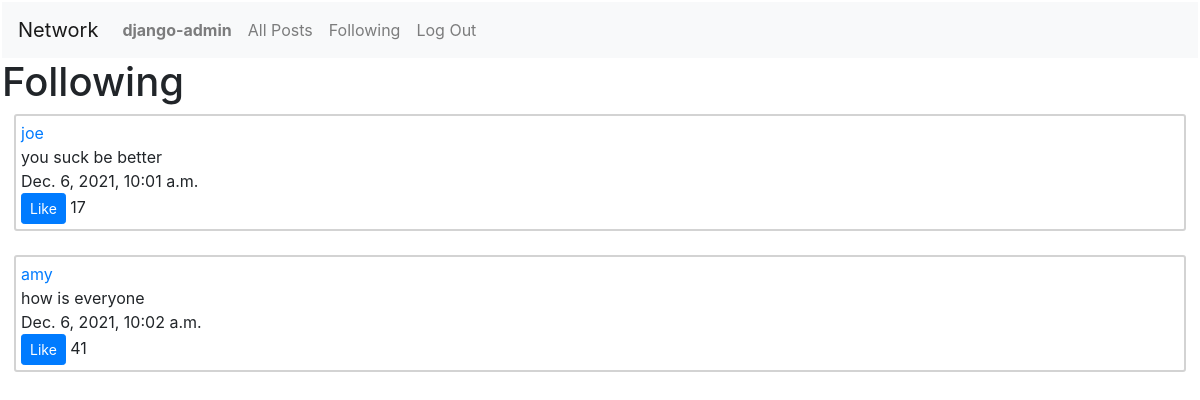
Page /following (signed in) on the earlier database version.
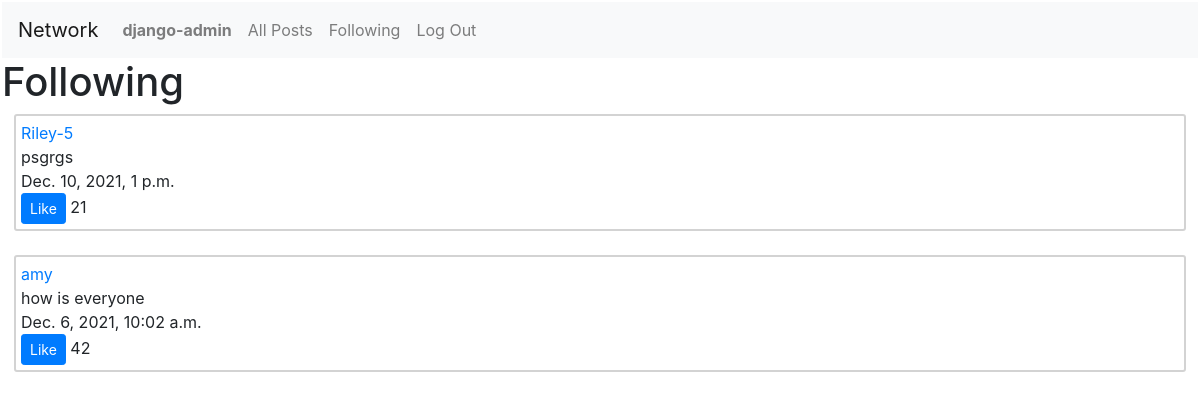
Same page on the later database version.
### network/models.py (models this page shows, shortened)
class Post(models.Model):
    content = models.TextField()
    dateTime = models.DateTimeField(auto_now = False, auto_now_add = True)
    like = models.BigIntegerField(default = 0)
    user = models.ForeignKey(User, on_delete = models.CASCADE, related_name = "user")

class User(AbstractUser):
    pass

### network/views.py (the view)
# urls.py: path("following", views.following, name="following"),
def following(request):
    followedPeople = Follower.objects.filter(user = request.user).values("followingUser")
    posts = Post.objects.filter(user__in = followedPeople)
    return render(request, "network/following.html", {
        "posts": posts
    })

### network/templates/network/following.html (shortened to what this page needs)
{% extends "network/layout.html" %}
{% load static %}
{% block body %}
    <h1>Following</h1>
    {% for post in posts %}
        <div class="posts">
            <div id="username">
                <a id="profile-link" href="{% url 'profile' post.user %}">{{ post.user}}</a>
            </div>
            <div id="content">
                {{ post.content }}
            </div>
            <div id="date-time">
                {{ post.dateTime }}
            </div>
            <div id="likes">
                <button class="btn btn-primary btn-sm likes-button" data-postid = "{{ post.id }}" onclick = "likePost(this)">Like</button>
                <span id="number-likes{{ post.id }}">{{ post.like }}</span>
            </div>
        </div>
        <br>
    {% endfor %}
{% endblock %}

Differences in the rows shown:
no longer on this page (row unchanged): Post: user "joe", content "you suck be better", dateTime "Dec. 6, 2021, 10:01 a.m.", like "17"
now on this page (row unchanged): Post: user "Riley-5", content "psgrgs", dateTime "Dec. 10, 2021, 1 p.m.", like "21"
changed Post "how is everyone": like "41" → "42"
